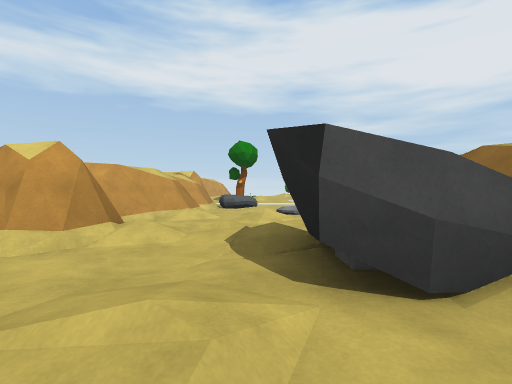
View 1 (above)

17 first-person views from a walk through a scene from a Unity 3-D project. The camera is 1.2 m above the floor, looks level and sees 85° across. The floor is counted in squares, 2 m on a side. Each view is taken from the middle of a square. On the plan, view 1 faces up. The plan holds only what a view shows up to about 9 squares ahead; the rest is blank. The place goes on beyond the plan. The player is left out. Surface patterns are stand-ins for the level's own textures.

View 2
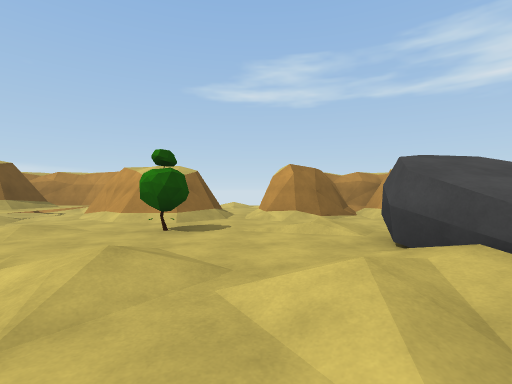

View 3
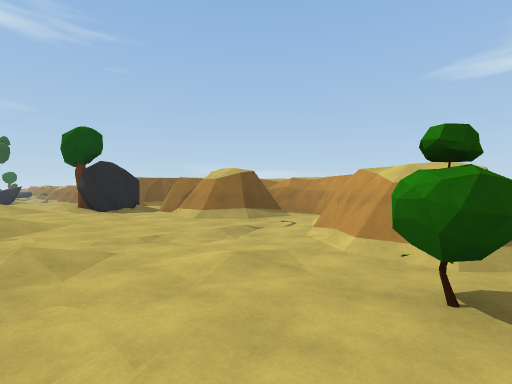

View 4
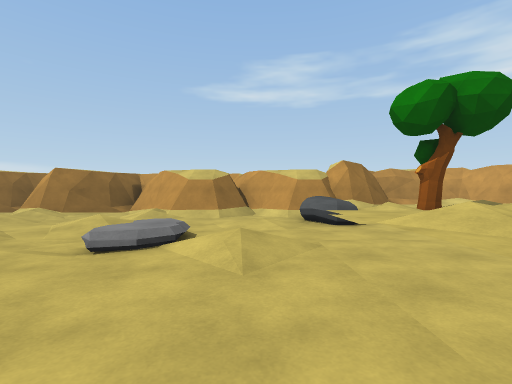

View 5
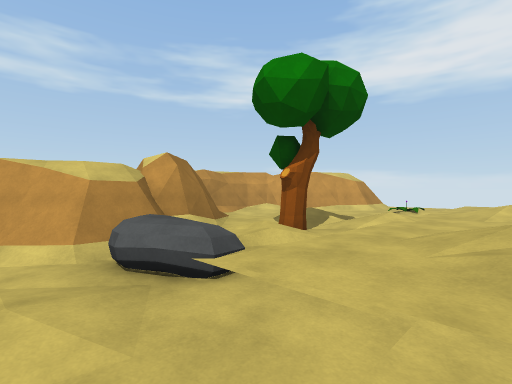

View 6
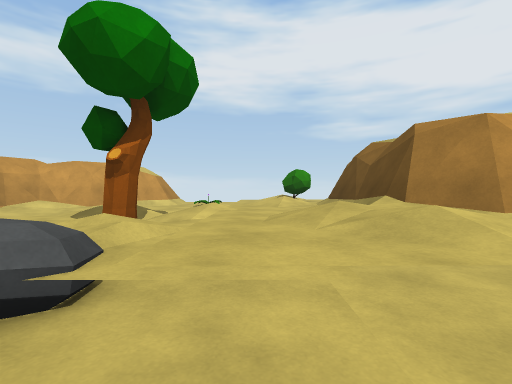

View 7
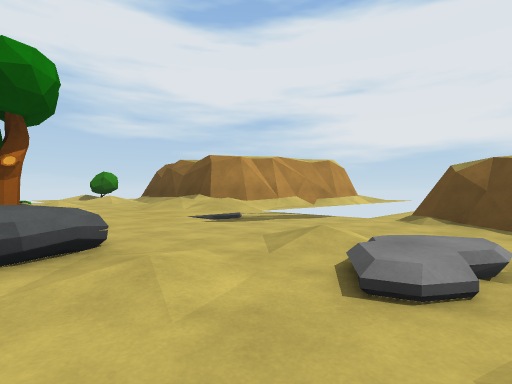

View 8
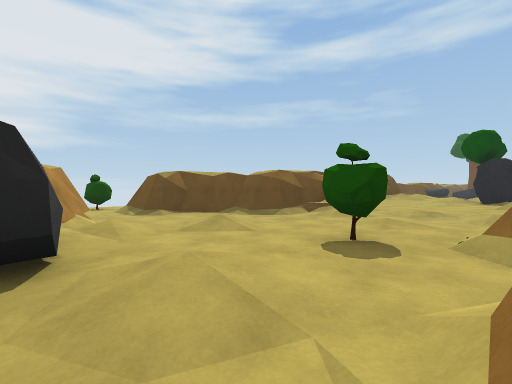

View 9
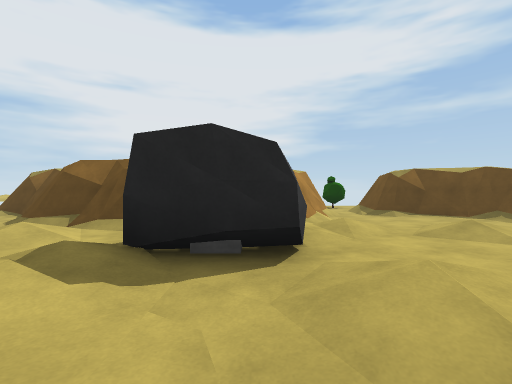

View 10
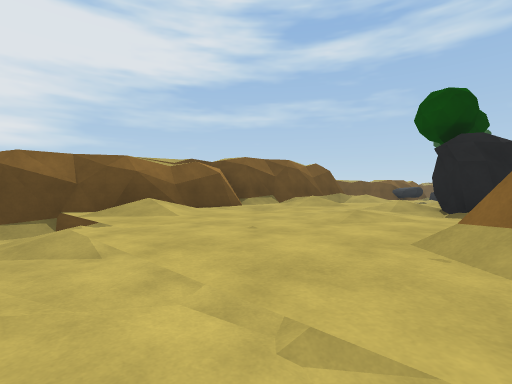

View 11
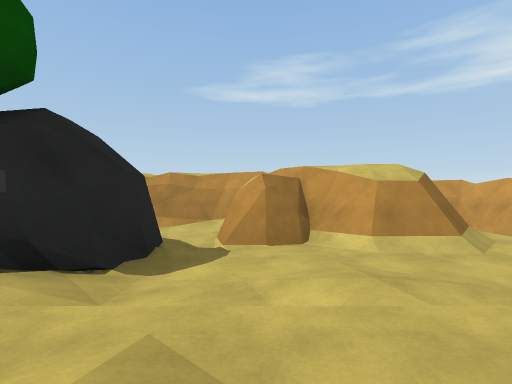

View 12
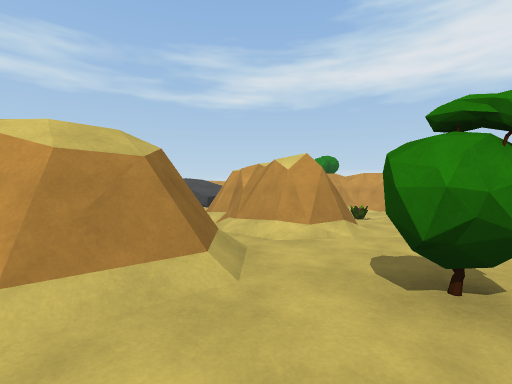

View 13
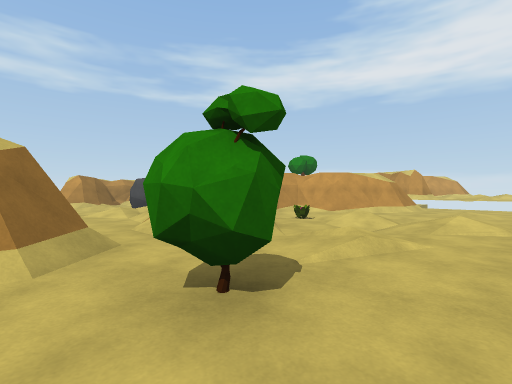

View 14
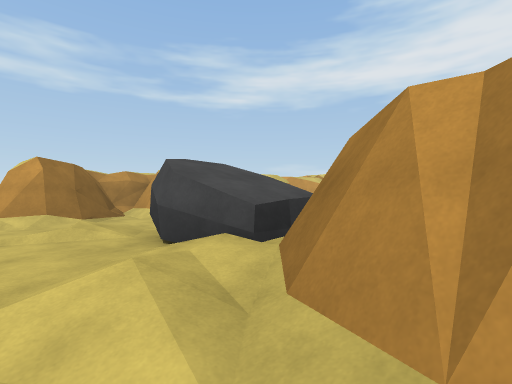

View 15
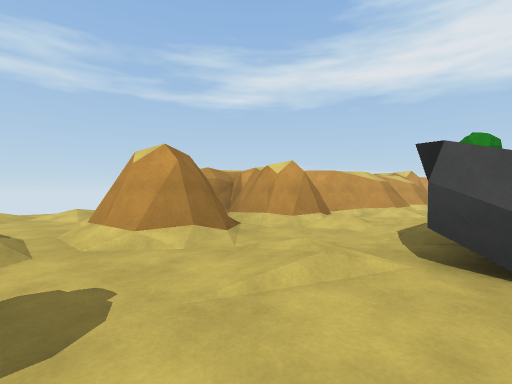

View 16
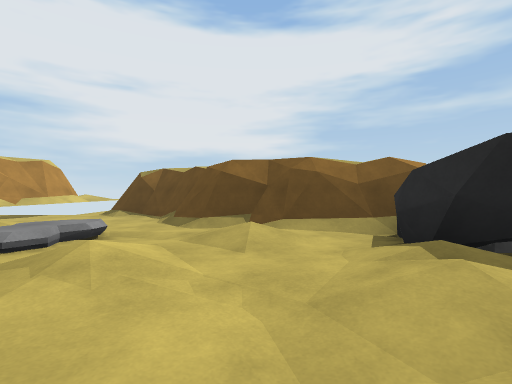

View 17
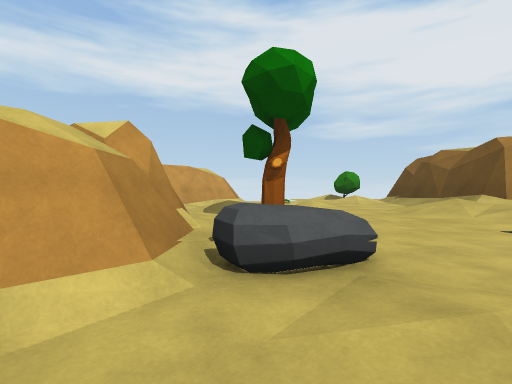

### Floor plan
Key: @ floor where view 1 was taken; # wall or solid block; x gap in a wall; . main floor; : floor 0.25 m higher than the main floor; - floor 0.25 m lower than the main floor; + floor 0.5 m higher than the main floor; * floor 0.75 m higher than the main floor; % floor 1 m higher than the main floor; / step, stairs or slope; R rock; T tree; P plant; O other object.
Columns run from 7 left of view 1 to 10 right of it. Each row starts with its distance up from view 1.
 19        ++
 18     ##+++O
 17     #/+O+
 16   ###++++ #
 15   #/: /:+*#
 14   #+://*++#
 13     /+T+++R
 12     ##+++%###
 11     ##//+/*/###
 10     ##R//////
  9    ##..:.:.../.
  8    ###..//..###..
  7    ###..././###...
  6    ##..:..####..:.
  5    ##..../##/.-...
  4   ####::..# .P///.
  3   ####.:OR#  ..-:.
  2   ###...OR##  ....
  1 :/  ##:/.:/###/:..
  0 ....##.@....///...
 -1 :...x/.O.+..///.O.
 -2     ##......###...
 -3     ##...../###..
 -4   ###.....###
 -5   #++++++/##
 -6   #+##+++%#
 -7   ####++++#
 -8   # #/++++#
 -9   ###/+++*#
-10   #/://:+*#
-11   #+:RR*++#

Where each view was taken, in squares from view 1:
view 1: 0 up, 0 right, facing up
view 2: 0 up, 4 right, facing left
view 3: 1 down, 2 right, facing down-left
view 4: 9 up, 5 right, facing left
view 5: 9 up, 2 right, facing up-left
view 6: 9 up, 1 right, facing up
view 7: 7 up, 1 left, facing up-right
view 8: 2 up, 2 left, facing down-right
view 9: 2 up, 2 left, facing right
view 10: 4 down, 2 left, facing down-right
view 11: 9 down, 2 right, facing left
view 12: 3 down, 9 right, facing up-left
view 13: 2 down, 10 right, facing up-left
view 14: 0 up, 4 right, facing up-left
view 15: 1 down, 1 right, facing up-left
view 16: 5 up, 2 left, facing right
view 17: 8 up, 1 left, facing up
